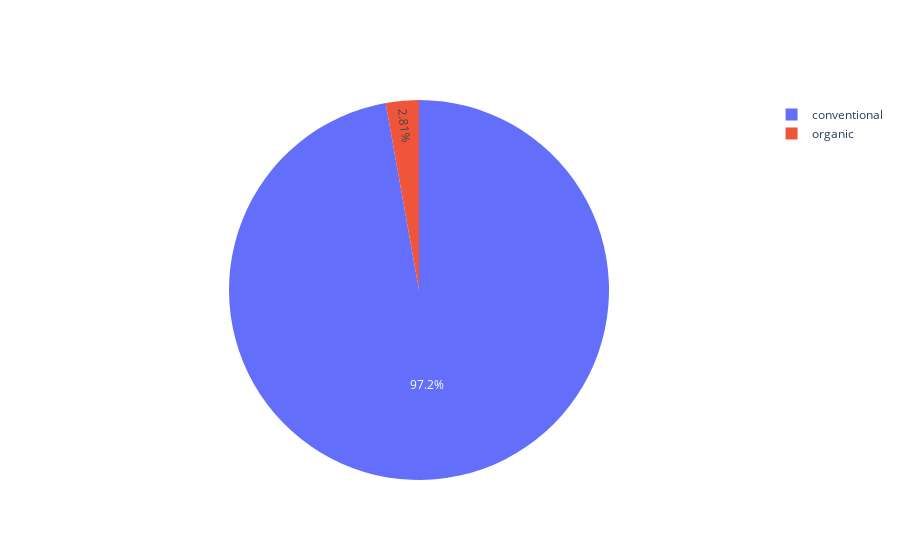

Notebook code for this chart:
### Code cell
Type=df.groupby('type')['Total Volume'].agg('sum')

values=[Type['conventional'],Type['organic']]
labels=['conventional','organic']

trace=go.Pie(labels=labels,values=values)
py.iplot([trace])

### Figure 1 — Plotly figure (JSON) as saved in the notebook; plotly's stock layout.template omitted (floating-point values rounded to 4 significant figures)
{"data": [{"labels": ["conventional", "organic"], "type": "pie", "values": [15090000000.0, 436200000.0]}], "layout": {}}
